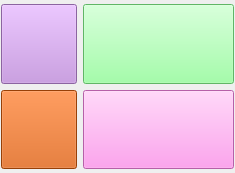
<?xml version="1.0" encoding="UTF-8"?>
<ui version="4.0">
 <class>Form</class>
 <widget class="QWidget" name="Form">
  <property name="geometry">
   <rect>
    <x>0</x>
    <y>0</y>
    <width>235</width>
    <height>173</height>
   </rect>
  </property>
  <property name="windowTitle">
   <string>Form</string>
  </property>
  <layout class="QHBoxLayout" name="horizontalLayout" stretch="0">
   <property name="spacing">
    <number>-1</number>
   </property>
   <property name="leftMargin">
    <number>1</number>
   </property>
   <property name="topMargin">
    <number>4</number>
   </property>
   <property name="rightMargin">
    <number>1</number>
   </property>
   <property name="bottomMargin">
    <number>4</number>
   </property>
   <item>
    <layout class="QGridLayout" name="gridLayout" rowstretch="1,1" columnstretch="1,2">
     <property name="leftMargin">
      <number>0</number>
     </property>
     <item row="1" column="1">
      <widget class="QPushButton" name="btn_undo">
       <property name="sizePolicy">
        <sizepolicy hsizetype="Minimum" vsizetype="Minimum">
         <horstretch>0</horstretch>
         <verstretch>0</verstretch>
        </sizepolicy>
       </property>
       <property name="styleSheet">
        <string notr="true">background-color: rgb(255, 135, 235);</string>
       </property>
       <property name="text">
        <string/>
       </property>
      </widget>
     </item>
     <item row="0" column="1">
      <widget class="QPushButton" name="btn_processing">
       <property name="sizePolicy">
        <sizepolicy hsizetype="Minimum" vsizetype="Minimum">
         <horstretch>0</horstretch>
         <verstretch>0</verstretch>
        </sizepolicy>
       </property>
       <property name="styleSheet">
        <string notr="true">background-color: rgb(135, 255, 143);</string>
       </property>
       <property name="text">
        <string/>
       </property>
      </widget>
     </item>
     <item row="0" column="0">
      <widget class="QPushButton" name="btn_pass">
       <property name="sizePolicy">
        <sizepolicy hsizetype="Minimum" vsizetype="Minimum">
         <horstretch>0</horstretch>
         <verstretch>0</verstretch>
        </sizepolicy>
       </property>
       <property name="styleSheet">
        <string notr="true">background-color: rgb(196, 140, 226);</string>
       </property>
       <property name="text">
        <string/>
       </property>
      </widget>
     </item>
     <item row="1" column="0">
      <widget class="QPushButton" name="btn_main">
       <property name="sizePolicy">
        <sizepolicy hsizetype="Minimum" vsizetype="Minimum">
         <horstretch>0</horstretch>
         <verstretch>0</verstretch>
        </sizepolicy>
       </property>
       <property name="styleSheet">
        <string notr="true">background-color: rgb(213, 90, 10);
border-image: url(:/newPrefix/images/주요 설비/주요설비아이콘.png);</string>
       </property>
       <property name="text">
        <string/>
       </property>
      </widget>
     </item>
    </layout>
   </item>
  </layout>
 </widget>
 <resources>
  <include location="../../MyQRC.qrc"/>
 </resources>
 <connections/>
</ui>
